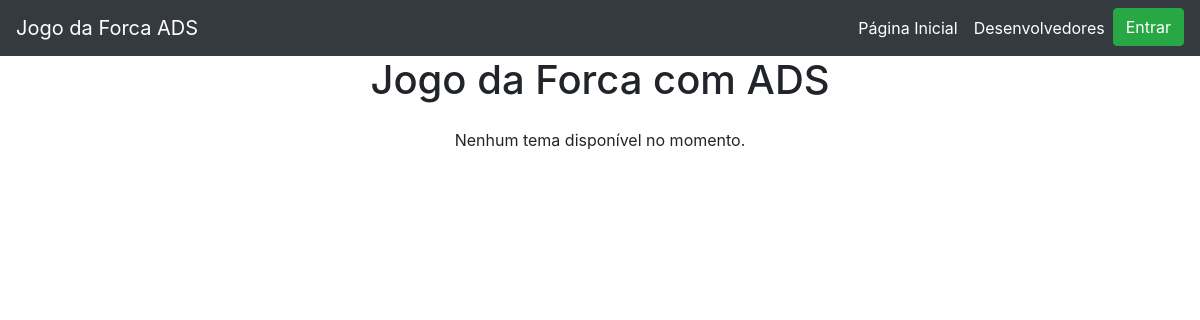
The app's page /, older data.
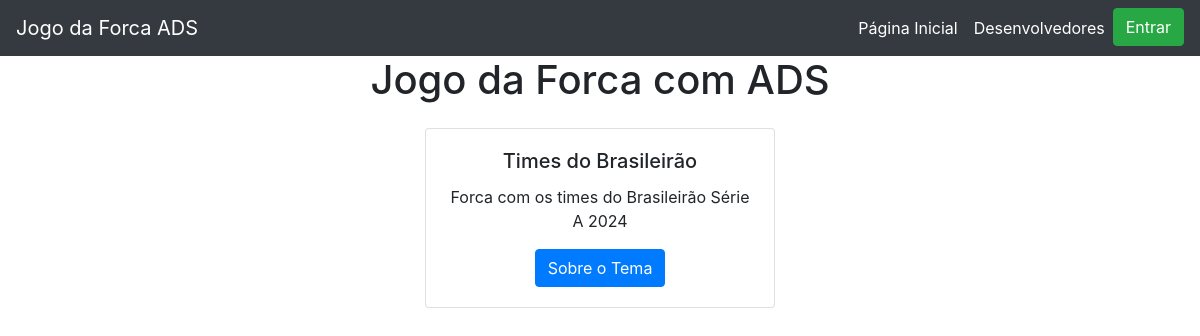
The same page, newer data.
### core/models.py (models this page shows, shortened)
class Tema(models.Model):
    nome = models.CharField(max_length=100, unique=True)
    descricao = models.TextField(blank=True, null=True)
    professor = models.ForeignKey(User, on_delete=models.CASCADE, limit_choices_to={'groups__name': 'professores'})

### core/views.py (the view)
# urls.py: path("", HomePageView.as_view(), name="homePage"),
class HomePageView(TemplateView):
    template_name = "homePage.html"
    def get_context_data(self, **kwargs):
        context = super().get_context_data(**kwargs)
        user = self.request.user
        context['is_professor'] = user.is_authenticated and user.groups.filter(name='professores').exists()
        context['temas'] = Tema.objects.all()
        return context

### core/templates/homePage.html (shortened to what this page needs)
{% extends "base.html" %}
{% block main %}
<div class="container">
  <h1 class="text-center mb-4">Jogo da Forca com ADS</h1>
  <div class="row justify-content-center">
    {% for tema in temas %}
    <div class="col-md-4">
      <div class="card mb-4">
        <div class="card-body text-center">
          <h5 class="card-title">{{ tema.nome }}</h5>
          <p class="card-text">{{ tema.descricao }}</p>
          <a href="{% url 'temaDetalhes' tema.id %}" class="btn btn-primary">Sobre o Tema</a>
        </div>
      </div>
    </div>
    {% empty %}
    <p class="text-center">Nenhum tema disponível no momento.</p>
    {% endfor %}
  </div>
</div>
{% endblock main %}

Row changes from the older to the newer data that the page shows:
added Tema: nome "Times do Brasileirão", descricao "Forca com os times do Brasileirão Série A 2024"
Text that changed along with them:
text no longer shown: "Nenhum tema disponível no momento."
